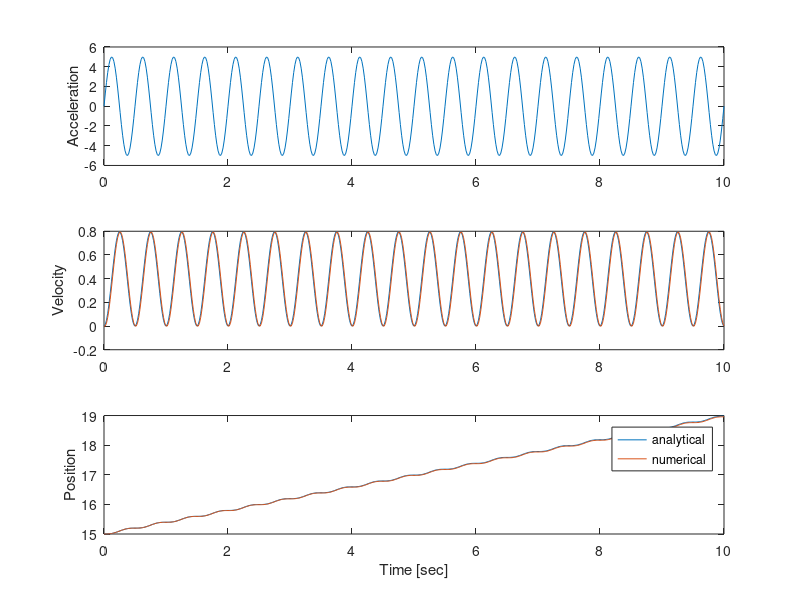

Reproduce this figure in MATLAB.
% Exercise 1.1: Solve equations of motion for sinusoidally moving accelerometer.

% author: Thomas Haslwanter, date: Jan-2019

%Main Function
function Ex_1_1_Solution()

    %% Set up the parameters
    % for the plot
    duration = 10;
    rate = 50; 

    % for the sine-wave
    freq = 2;
    amp = 5;         

    % initial conditions
    v0 = 0;
    p0 = 15;   

    %% Calculate derived values
    omega = 2*pi * freq;
    dt = 1/rate;
    time = 0:dt:duration;
    acc = amp * sin(omega*time);

    %% Analytical and numerical solutions
    fh = analytical(amp, omega, time, p0, v0, acc);
    simple_integration(fh, time, v0, p0, acc);
end

    
function fh = analytical(amp, omega, time, p0, v0, acc)
    % Analytical solution of a sinusoidal acceleration
    % 
    % Returns
    % -------
    % fh : figure handle for the new figure
    
    %% Analytical solution
    vel = amp/omega * (1 - cos(omega*time)) + v0;
    pos = -amp/omega^2 * sin(omega*time) + (amp/omega + v0)*time + p0;

    fh = figure;

    subplot(311);
    plot(time, acc);
    ylabel('Acceleration');

    subplot(312);
    plot(time, vel);
    ylabel('Velocity');

    subplot(313);
    plot(time, pos);
    ylabel('Position');
    xlabel('Time [sec]');
end

function simple_integration(fh, time, v0, p0, acc)
    % Numerical integration of the movement equations
    % 
    % Paramters:
    % ----------
    % fh : figure handle for the figure with the analytical plots
    
    %% Initial conditions
    vel = v0;
    pos = p0;

    dt = time(2) - time(1);
    
    %% Numerical solution
    for ii = 1:(length(time)-1)
        vel(ii+1) = vel(ii) + acc(ii)*dt;
        pos(ii+1) = pos(ii) + vel(ii+1)*dt;    % Euler-Cromer method
    end
    
    %% Superpose the lines on the previous plots
    figure(fh);

    subplot(312);
    hold('on');
    plot(time, vel);

    subplot(313)
    hold('on');
    plot(time, pos);
    legend('analytical', 'numerical')
end
